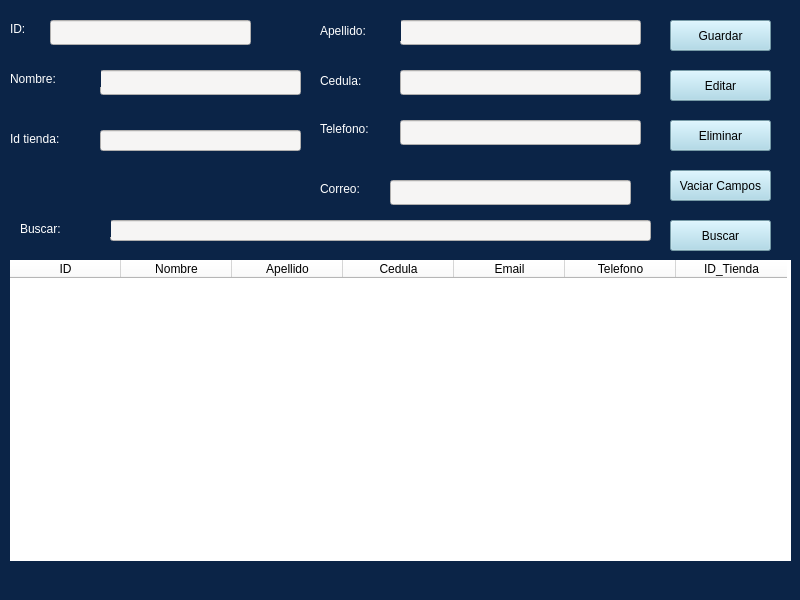
<?xml version="1.0" encoding="UTF-8"?>
<ui version="4.0">
 <class>MainWindow</class>
 <widget class="QMainWindow" name="MainWindow">
  <property name="geometry">
   <rect>
    <x>0</x>
    <y>0</y>
    <width>800</width>
    <height>600</height>
   </rect>
  </property>
  <property name="windowTitle">
   <string>Principal</string>
  </property>
  <property name="styleSheet">
   <string notr="true">background-color: rgb(11, 36, 71);</string>
  </property>
  <widget class="QWidget" name="centralwidget">
   <widget class="QLineEdit" name="line_Cliente_Nombre">
    <property name="geometry">
     <rect>
      <x>50</x>
      <y>20</y>
      <width>201</width>
      <height>25</height>
     </rect>
    </property>
    <property name="styleSheet">
     <string notr="true">background-color: rgb(246, 245, 244);</string>
    </property>
   </widget>
   <widget class="QLabel" name="label_3">
    <property name="geometry">
     <rect>
      <x>10</x>
      <y>130</y>
      <width>91</width>
      <height>17</height>
     </rect>
    </property>
    <property name="styleSheet">
     <string notr="true">font: 14pt &quot;Ubuntu&quot;;
color: rgb(255, 255, 255);</string>
    </property>
    <property name="text">
     <string>Id tienda:</string>
    </property>
   </widget>
   <widget class="QPushButton" name="bt_Eliminar_Cliente">
    <property name="geometry">
     <rect>
      <x>670</x>
      <y>120</y>
      <width>101</width>
      <height>31</height>
     </rect>
    </property>
    <property name="styleSheet">
     <string notr="true">background-color: rgb(165, 215, 232);</string>
    </property>
    <property name="text">
     <string>Eliminar</string>
    </property>
   </widget>
   <widget class="QLabel" name="label_6">
    <property name="geometry">
     <rect>
      <x>320</x>
      <y>180</y>
      <width>71</width>
      <height>17</height>
     </rect>
    </property>
    <property name="styleSheet">
     <string notr="true">font: 14pt &quot;Ubuntu&quot;;
color: rgb(255, 255, 255);</string>
    </property>
    <property name="text">
     <string>Correo:</string>
    </property>
   </widget>
   <widget class="QLineEdit" name="line_Cliente_Apellido">
    <property name="geometry">
     <rect>
      <x>400</x>
      <y>20</y>
      <width>241</width>
      <height>25</height>
     </rect>
    </property>
    <property name="styleSheet">
     <string notr="true">background-color: rgb(246, 245, 244);</string>
    </property>
   </widget>
   <widget class="QPushButton" name="bt_Guardar_Cliente">
    <property name="geometry">
     <rect>
      <x>670</x>
      <y>20</y>
      <width>101</width>
      <height>31</height>
     </rect>
    </property>
    <property name="styleSheet">
     <string notr="true">background-color: rgb(165, 215, 232);</string>
    </property>
    <property name="text">
     <string>Guardar</string>
    </property>
   </widget>
   <widget class="QLabel" name="label">
    <property name="geometry">
     <rect>
      <x>10</x>
      <y>20</y>
      <width>31</width>
      <height>17</height>
     </rect>
    </property>
    <property name="styleSheet">
     <string notr="true">font: 14pt &quot;Ubuntu&quot;;
color: rgb(255, 255, 255);</string>
    </property>
    <property name="text">
     <string>ID:</string>
    </property>
   </widget>
   <widget class="QLabel" name="label_2">
    <property name="geometry">
     <rect>
      <x>320</x>
      <y>20</y>
      <width>81</width>
      <height>21</height>
     </rect>
    </property>
    <property name="styleSheet">
     <string notr="true">font: 14pt &quot;Ubuntu&quot;;
color: rgb(255, 255, 255);</string>
    </property>
    <property name="text">
     <string>Apellido:</string>
    </property>
   </widget>
   <widget class="QPushButton" name="bt_Editar_Cliente">
    <property name="geometry">
     <rect>
      <x>670</x>
      <y>70</y>
      <width>101</width>
      <height>31</height>
     </rect>
    </property>
    <property name="styleSheet">
     <string notr="true">background-color: rgb(165, 215, 232);</string>
    </property>
    <property name="text">
     <string>Editar</string>
    </property>
   </widget>
   <widget class="QLineEdit" name="line_Cliente_Direccion">
    <property name="geometry">
     <rect>
      <x>100</x>
      <y>130</y>
      <width>201</width>
      <height>21</height>
     </rect>
    </property>
    <property name="styleSheet">
     <string notr="true">background-color: rgb(246, 245, 244);</string>
    </property>
   </widget>
   <widget class="QTableWidget" name="tb_Cliente">
    <property name="geometry">
     <rect>
      <x>10</x>
      <y>260</y>
      <width>781</width>
      <height>301</height>
     </rect>
    </property>
    <property name="cursor" stdset="0">
     <cursorShape>CrossCursor</cursorShape>
    </property>
    <property name="styleSheet">
     <string notr="true">background-color: rgb(255, 255, 255);</string>
    </property>
    <property name="frameShape">
     <enum>QFrame::NoFrame</enum>
    </property>
    <property name="sizeAdjustPolicy">
     <enum>QAbstractScrollArea::AdjustToContents</enum>
    </property>
    <attribute name="horizontalHeaderDefaultSectionSize">
     <number>111</number>
    </attribute>
    <attribute name="verticalHeaderDefaultSectionSize">
     <number>25</number>
    </attribute>
    <attribute name="verticalHeaderMinimumSectionSize">
     <number>23</number>
    </attribute>
    <column>
     <property name="text">
      <string>ID</string>
     </property>
    </column>
    <column>
     <property name="text">
      <string>Nombre</string>
     </property>
    </column>
    <column>
     <property name="text">
      <string>Apellido</string>
     </property>
    </column>
    <column>
     <property name="text">
      <string>Cedula</string>
     </property>
    </column>
    <column>
     <property name="text">
      <string>Email</string>
     </property>
    </column>
    <column>
     <property name="text">
      <string>Telefono</string>
     </property>
    </column>
    <column>
     <property name="text">
      <string>ID_Tienda</string>
     </property>
    </column>
   </widget>
   <widget class="QLabel" name="label_5">
    <property name="geometry">
     <rect>
      <x>320</x>
      <y>120</y>
      <width>81</width>
      <height>17</height>
     </rect>
    </property>
    <property name="styleSheet">
     <string notr="true">font: 14pt &quot;Ubuntu&quot;;
color: rgb(255, 255, 255);</string>
    </property>
    <property name="text">
     <string>Telefono:</string>
    </property>
   </widget>
   <widget class="QPushButton" name="bt_Vaciar_Cliente">
    <property name="geometry">
     <rect>
      <x>670</x>
      <y>170</y>
      <width>101</width>
      <height>31</height>
     </rect>
    </property>
    <property name="styleSheet">
     <string notr="true">background-color: rgb(165, 215, 232);</string>
    </property>
    <property name="text">
     <string>Vaciar Campos</string>
    </property>
   </widget>
   <widget class="QLabel" name="label_4">
    <property name="geometry">
     <rect>
      <x>320</x>
      <y>70</y>
      <width>81</width>
      <height>21</height>
     </rect>
    </property>
    <property name="styleSheet">
     <string notr="true">font: 14pt &quot;Ubuntu&quot;;
color: rgb(255, 255, 255);</string>
    </property>
    <property name="text">
     <string>Cedula:</string>
    </property>
   </widget>
   <widget class="QLineEdit" name="line_Cliente_Apellido_2">
    <property name="geometry">
     <rect>
      <x>400</x>
      <y>70</y>
      <width>241</width>
      <height>25</height>
     </rect>
    </property>
    <property name="styleSheet">
     <string notr="true">background-color: rgb(246, 245, 244);</string>
    </property>
   </widget>
   <widget class="QLineEdit" name="line_Cliente_Apellido_3">
    <property name="geometry">
     <rect>
      <x>400</x>
      <y>120</y>
      <width>241</width>
      <height>25</height>
     </rect>
    </property>
    <property name="styleSheet">
     <string notr="true">background-color: rgb(246, 245, 244);</string>
    </property>
   </widget>
   <widget class="QLineEdit" name="line_Cliente_Apellido_4">
    <property name="geometry">
     <rect>
      <x>390</x>
      <y>180</y>
      <width>241</width>
      <height>25</height>
     </rect>
    </property>
    <property name="styleSheet">
     <string notr="true">background-color: rgb(246, 245, 244);</string>
    </property>
   </widget>
   <widget class="QLineEdit" name="line_Cliente_Apellido_5">
    <property name="geometry">
     <rect>
      <x>100</x>
      <y>70</y>
      <width>201</width>
      <height>25</height>
     </rect>
    </property>
    <property name="styleSheet">
     <string notr="true">background-color: rgb(246, 245, 244);</string>
    </property>
   </widget>
   <widget class="QLabel" name="label_7">
    <property name="geometry">
     <rect>
      <x>10</x>
      <y>70</y>
      <width>91</width>
      <height>17</height>
     </rect>
    </property>
    <property name="styleSheet">
     <string notr="true">font: 14pt &quot;Ubuntu&quot;;
color: rgb(255, 255, 255);</string>
    </property>
    <property name="text">
     <string>Nombre:</string>
    </property>
   </widget>
   <widget class="QLineEdit" name="line_Cliente_Buscar">
    <property name="geometry">
     <rect>
      <x>110</x>
      <y>220</y>
      <width>541</width>
      <height>21</height>
     </rect>
    </property>
    <property name="styleSheet">
     <string notr="true">background-color: rgb(246, 245, 244);</string>
    </property>
   </widget>
   <widget class="QLabel" name="label_8">
    <property name="geometry">
     <rect>
      <x>20</x>
      <y>220</y>
      <width>91</width>
      <height>17</height>
     </rect>
    </property>
    <property name="styleSheet">
     <string notr="true">font: 14pt &quot;Ubuntu&quot;;
color: rgb(255, 255, 255);</string>
    </property>
    <property name="text">
     <string>Buscar:</string>
    </property>
   </widget>
   <widget class="QPushButton" name="bt_Buscar">
    <property name="geometry">
     <rect>
      <x>670</x>
      <y>220</y>
      <width>101</width>
      <height>31</height>
     </rect>
    </property>
    <property name="styleSheet">
     <string notr="true">background-color: rgb(165, 215, 232);</string>
    </property>
    <property name="text">
     <string>Buscar</string>
    </property>
   </widget>
  </widget>
 </widget>
 <resources/>
 <connections/>
</ui>
